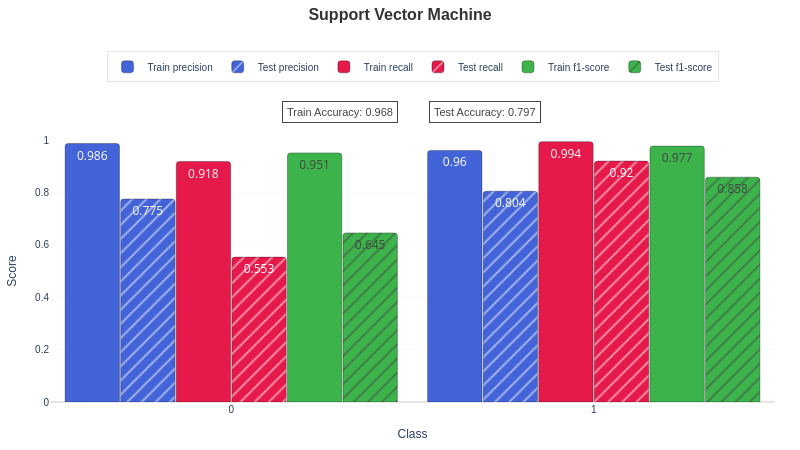

The code cell stored with this chart in its notebook:
### Code cell
svm_fig_learning, svm_fig_roc, svm_train_report, svm_test_report = train_and_evaluate(
    train_df, test_df, "svm"
)  # Support Vector Machine
plot_classification_report("Support Vector Machine", svm_train_report, svm_test_report)

### Figure 1 — Plotly figure (JSON) as saved in the notebook; plotly's stock layout.template omitted (floating-point values rounded to 4 significant figures)
{"data": [{"hovertemplate": "<b>%{x}</b><br>precision: %{y:.3f}<br>Train<br>", "marker": {"color": "#4363d8", "line": {"color": "rgba(0,0,0,0.3)", "width": 1}, "pattern": {"shape": ""}}, "name": "Train precision", "text": [0.986, 0.96], "textposition": "auto", "type": "bar", "width": 0.15, "x": ["0", "1"], "y": [0.9865, 0.9603]}, {"hovertemplate": "<b>%{x}</b><br>precision: %{y:.3f}<br>Test<br>", "marker": {"color": "#4363d8", "line": {"color": "rgba(0,0,0,0.3)", "width": 1}, "pattern": {"shape": "/"}}, "name": "Test precision", "text": [0.775, 0.804], "textposition": "auto", "type": "bar", "width": 0.15, "x": ["0", "1"], "y": [0.7749, 0.8044]}, {"hovertemplate": "<b>%{x}</b><br>recall: %{y:.3f}<br>Train<br>", "marker": {"color": "#e6194B", "line": {"color": "rgba(0,0,0,0.3)", "width": 1}, "pattern": {"shape": ""}}, "name": "Train recall", "text": [0.918, 0.994], "textposition": "auto", "type": "bar", "width": 0.15, "x": ["0", "1"], "y": [0.9177, 0.9937]}, {"hovertemplate": "<b>%{x}</b><br>recall: %{y:.3f}<br>Test<br>", "marker": {"color": "#e6194B", "line": {"color": "rgba(0,0,0,0.3)", "width": 1}, "pattern": {"shape": "/"}}, "name": "Test recall", "text": [0.553, 0.92], "textposition": "auto", "type": "bar", "width": 0.15, "x": ["0", "1"], "y": [0.553, 0.9196]}, {"hovertemplate": "<b>%{x}</b><br>f1-score: %{y:.3f}<br>Train<br>", "marker": {"color": "#3cb44b", "line": {"color": "rgba(0,0,0,0.3)", "width": 1}, "pattern": {"shape": ""}}, "name": "Train f1-score", "text": [0.951, 0.977], "textposition": "auto", "type": "bar", "width": 0.15, "x": ["0", "1"], "y": [0.9509, 0.9767]}, {"hovertemplate": "<b>%{x}</b><br>f1-score: %{y:.3f}<br>Test<br>", "marker": {"color": "#3cb44b", "line": {"color": "rgba(0,0,0,0.3)", "width": 1}, "pattern": {"shape": "/"}}, "name": "Test f1-score", "text": [0.645, 0.858], "textposition": "auto", "type": "bar", "width": 0.15, "x": ["0", "1"], "y": [0.6454, 0.8582]}], "layout": {"annotations": [{"bgcolor": "rgba(255, 255, 255, 0.9)", "bordercolor": "#444", "borderpad": 4, "borderwidth": 1, "font": {"color": "#444", "family": "Arial", "size": 11}, "showarrow": false, "text": "Train Accuracy: 0.968", "x": 0.4, "xanchor": "center", "xref": "paper", "y": 1.15, "yref": "paper"}, {"bgcolor": "rgba(255, 255, 255, 0.9)", "bordercolor": "#444", "borderpad": 4, "borderwidth": 1, "font": {"color": "#444", "family": "Arial", "size": 11}, "showarrow": false, "text": "Test Accuracy: 0.797", "x": 0.6, "xanchor": "center", "xref": "paper", "y": 1.15, "yref": "paper"}], "barcornerradius": 3, "bargap": 0.08, "bargroupgap": 0.02, "barmode": "group", "height": 450, "hoverlabel": {"bgcolor": "white", "font": {"family": "Arial", "size": 11}}, "legend": {"bgcolor": "rgba(255, 255, 255, 0.9)", "bordercolor": "rgba(0,0,0,0.1)", "borderwidth": 1, "font": {"family": "Arial", "size": 10}, "groupclick": "toggleitem", "orientation": "h", "traceorder": "normal", "x": 0.5, "xanchor": "center", "y": 1.22, "yanchor": "bottom"}, "margin": {"b": 25, "l": 25, "r": 25, "t": 140}, "paper_bgcolor": "white", "plot_bgcolor": "white", "showlegend": true, "title": {"font": {"color": "#333", "family": "Arial", "size": 16}, "text": "<b>Support Vector Machine</b>", "x": 0.5, "xanchor": "center", "y": 0.98, "yanchor": "top"}, "width": 800, "xaxis": {"showgrid": false, "tickangle": 0, "tickfont": {"family": "Arial", "size": 10}, "title": {"font": {"family": "Arial", "size": 12}, "text": "Class"}, "type": "category"}, "yaxis": {"gridcolor": "rgba(128,128,128,0.1)", "gridwidth": 0.5, "range": [0, 1], "tickfont": {"family": "Arial", "size": 10}, "title": {"font": {"family": "Arial", "size": 12}, "text": "Score"}, "zeroline": true, "zerolinecolor": "rgba(0,0,0,0.2)", "zerolinewidth": 1}}}
